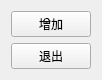
<?xml version="1.0" encoding="UTF-8"?>
<ui version="4.0">
 <class>MainForm</class>
 <widget class="QWidget" name="MainForm">
  <property name="geometry">
   <rect>
    <x>0</x>
    <y>0</y>
    <width>98</width>
    <height>64</height>
   </rect>
  </property>
  <property name="windowTitle">
   <string>Form</string>
  </property>
  <layout class="QVBoxLayout" name="verticalLayout">
   <item>
    <widget class="QPushButton" name="pushButtonAdd">
     <property name="text">
      <string>增加</string>
     </property>
    </widget>
   </item>
   <item>
    <widget class="QPushButton" name="pushButtonQuit">
     <property name="text">
      <string>退出</string>
     </property>
    </widget>
   </item>
  </layout>
 </widget>
 <resources/>
 <connections/>
</ui>
